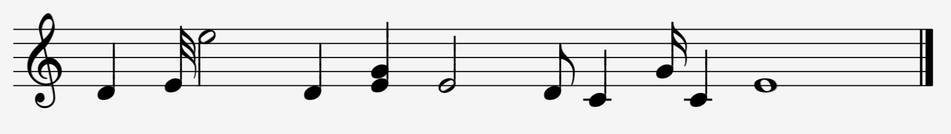
#> input picture test_cases/test/01.PNG, 951 x 134 px, shrunk from 1505 x 212 before the run, given in place of a2.png, which was not available
$ jupyter execute Segmentation.ipynb   (shell and % lines are left out)   (text cells are left out)
#> lines starting #> are read from the running program, lines starting #| are printed output that depends on the picture
[cell 1]
from commonfunctions import *
import numpy as np
import skimage.io as io
import os
import matplotlib.pyplot as plt
from skimage.color import rgb2gray
from skimage.morphology import binary_erosion, binary_dilation, binary_closing, binary_opening, skeletonize, thin
from skimage.measure import find_contours
from skimage.draw import rectangle
import skimage.filters as fr
import skimage as sk
import cv2

[cell 2]
path = '../../objects/test/'

def isHalf(img, spaceHeight):
    w = img.shape[1]
    h = img.shape[0]
    hist = np.zeros((w,4), dtype=np.uint32)
    min_x, max_x = 0, w
    min_y, max_y = 0, h
    for i in range(w):
        window = img[:, i: min(i + 1, w)]
    #     show_images([window])
        xprojection = np.sum(window, axis=1)
    #     xprojection = np.where(xprojection>spaceHeight//4, 1,0)

        starts = np.array((xprojection[:-1] == 0) & (xprojection[1:] != 0))
        starts_ix = np.where(starts)[0] + 1
        ends = np.array((xprojection[:-1] != 0) & (xprojection[1:] == 0))
        ends_ix = np.where(ends)[0]

        if xprojection[0] != 0:
            starts_ix = np.append(0, starts_ix)

        if xprojection[-1] != 0:
            ends_ix = np.append(ends_ix, xprojection.size-1)

        if starts_ix.size != 0:
            index = np.argmax(ends_ix - starts_ix)
            hist[i,1] = min_x + i
            hist[i,2] = min_y + starts_ix[index]
            hist[i,3] = min_y + ends_ix[index]
            length = hist[i,3] - hist[i,2]
            if 0.5*spaceHeight < length < spaceHeight*1.5:
                hist[i,0] = length
    projections = len(np.where(hist[:,0]>0)[0])
    if projections > img.shape[1]//3:
        return False
    else:
        return True
# [6 lines of commented-out code are left out]

img = cv2.imread(path+'a2.png', 0)
#> img is the input picture: shape (134, 951); min 0, max 255, mean 226.3
xprojection = np.sum(img//255, axis=1)
#> xprojection = 134 values, max 885 at index 27, min 0 at index 0, mean 16.21

plt.bar(range(img.shape[0]), xprojection, width=0.5)
plt.show()
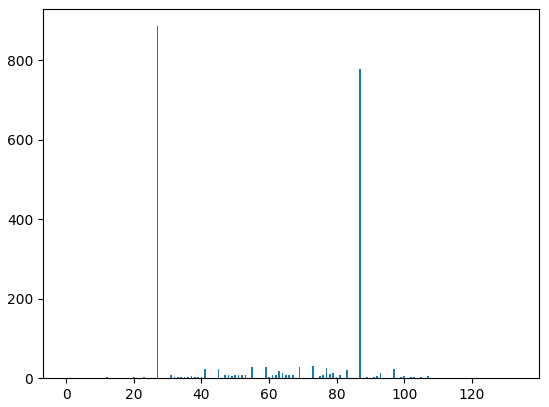
#> figure drawn by matplotlib, 1 panel; tallest bar 885 high, from x = 26.75 to 27.25
# se = np.ones((1, 7))
# half = binary_opening(half, se)
# quar = binary_opening(quar, se
spaceHeight = 20


$ run again, on test_cases/test/05.PNG
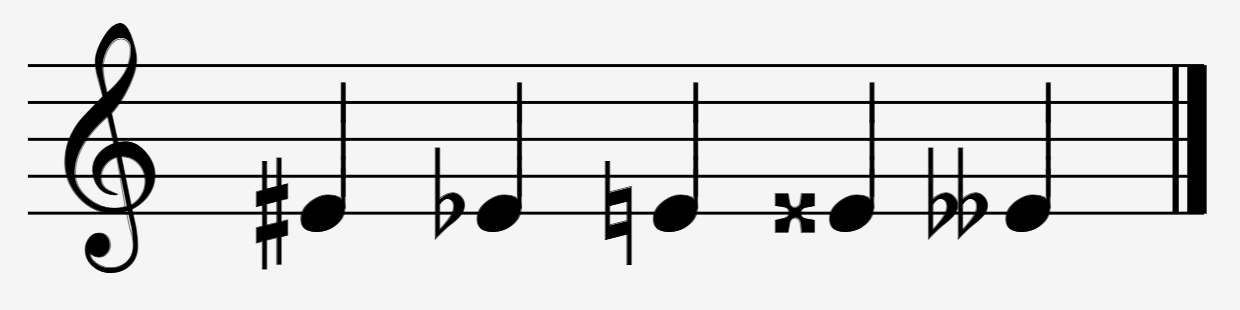
#> input picture test_cases/test/05.PNG, 1240 x 310 px, given in place of a2.png, which was not available
#> img is the input picture: shape (310, 1240); min 0, max 245, mean 218.6
#> xprojection = 310 values from 0 to 0
#> `plt.show()`:
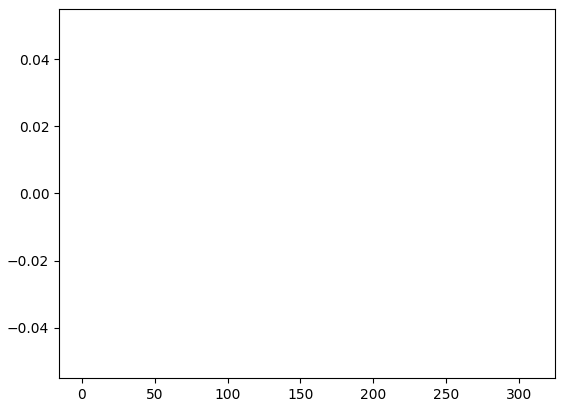
#> figure drawn by matplotlib, 1 panel

$ run again, on test_cases/test/06.PNG
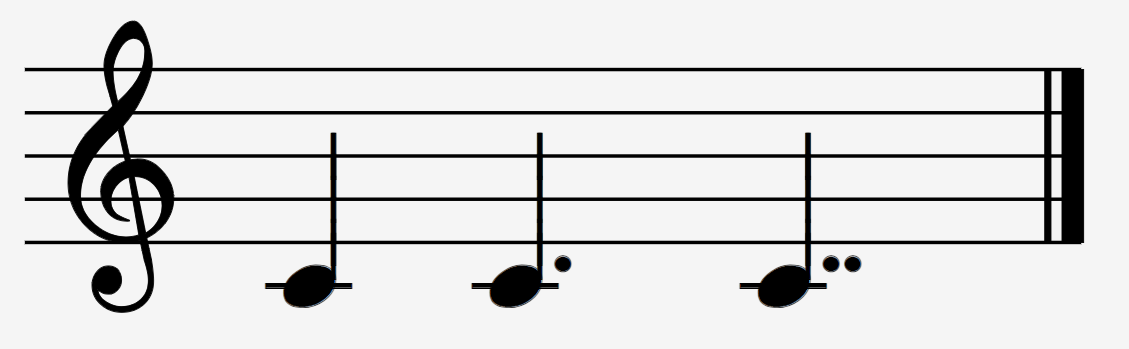
#> input picture test_cases/test/06.PNG, 1129 x 349 px, given in place of a2.png, which was not available
#> xprojection = 349 values from 0 to 0
#> `plt.show()`:
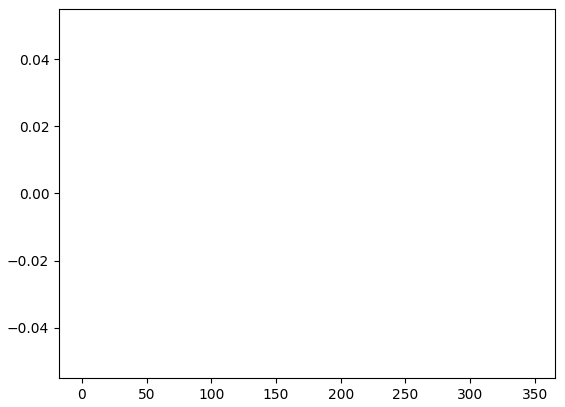
#> figure drawn by matplotlib, 1 panel

$ run again, on test_cases/test/07.PNG
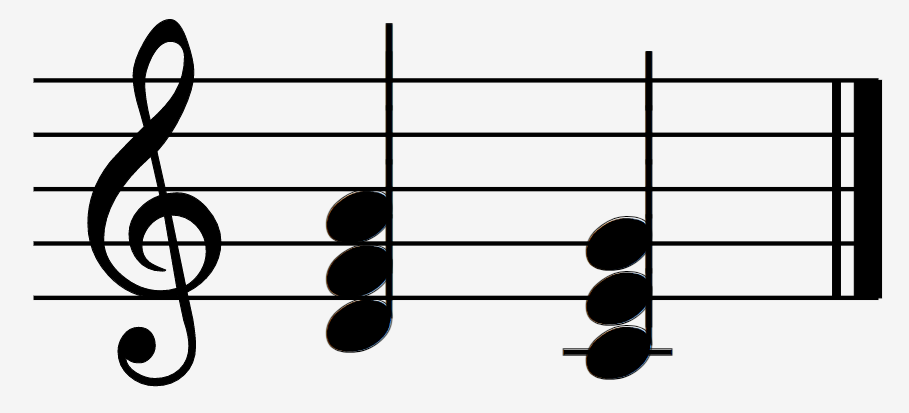
#> input picture test_cases/test/07.PNG, 909 x 413 px, given in place of a2.png, which was not available
#> xprojection = 413 values from 0 to 0
#> `plt.show()`:
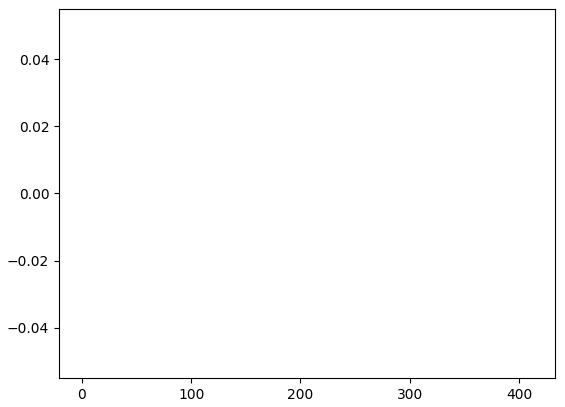
#> figure drawn by matplotlib, 1 panel
